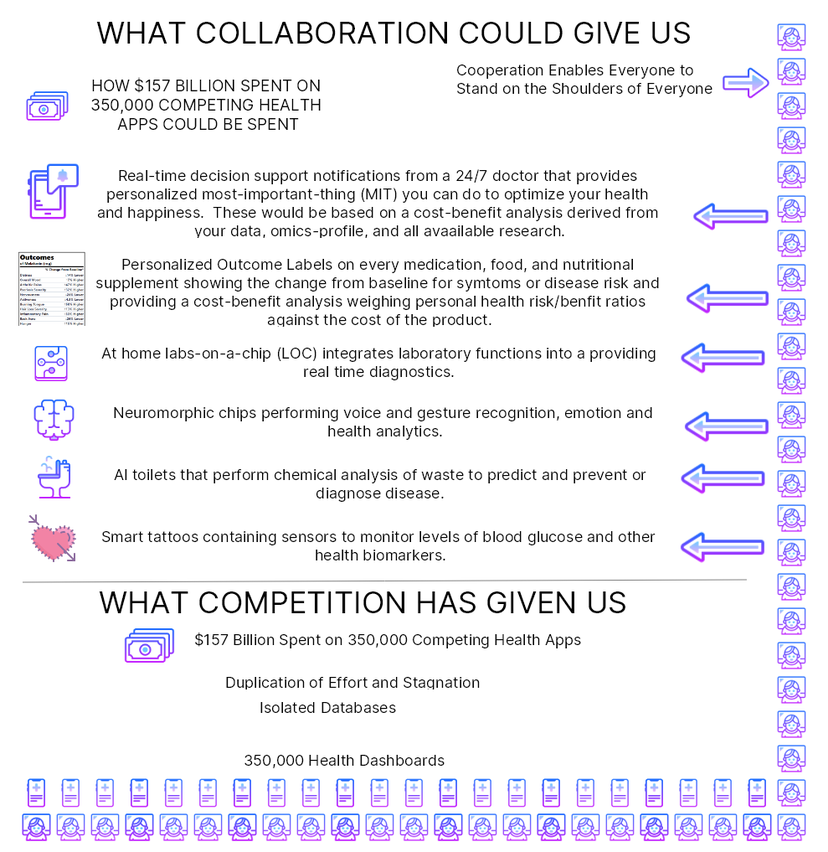
#> input picture assets/closed-source-competition-vs-open-source-collaboration.sketch.png, 828 x 852 px, shrunk from 989 x 1017 before the run
$ python round-corners.py ../assets/closed-source-competition-vs-open-source-collaboration.sketch.png
#> lines starting #> are read from the running program, lines starting #| are printed output that depends on the picture; after the words box and inside, x2 and y2 are one past the last pixel; in counts of white or black regions, pixels touching at a corner belong together
#!/usr/bin/env python3
"""
Round corners of an image and make them transparent.
"""

import sys
from pathlib import Path

from PIL import Image, ImageDraw


def round_corners(image_path, radius=None, output_path=None):
    """
    Round the corners of an image and make them transparent.

    Args:
        image_path: Path to input image
        radius: Corner radius in pixels (default: 10% of smaller dimension)
        output_path: Path to save output (default: overwrites input)
    """
    image_path = Path(image_path)

    if not image_path.exists():
        print(f"Error: Image not found: {image_path}")
        return False

    if output_path is None:
        output_path = image_path
    else:
        output_path = Path(output_path)

    # Load image
    img = Image.open(image_path)
#> img is the input picture: PIL image 828x852 RGBA; mean R, G, B, A 239, 237.6, 243.8, 255

    # Convert to RGBA if needed
    if img.mode != "RGBA":
        img = img.convert("RGBA")

    width, height = img.size
#> width = 828; height = 852

    # Calculate radius (10% of smaller dimension if not specified)
    if radius is None:
        radius = int(min(width, height) * 0.1)
#> radius = 82

    # Create mask with rounded corners
    mask = Image.new("L", (width, height), 0)
#> mask: PIL image 828x852 L; every value is 0
    draw = ImageDraw.Draw(mask)

    # Draw rounded rectangle
    draw.rounded_rectangle([(0, 0), (width, height)], radius=radius, fill=255)

    # Apply mask to image
    img.putalpha(mask)
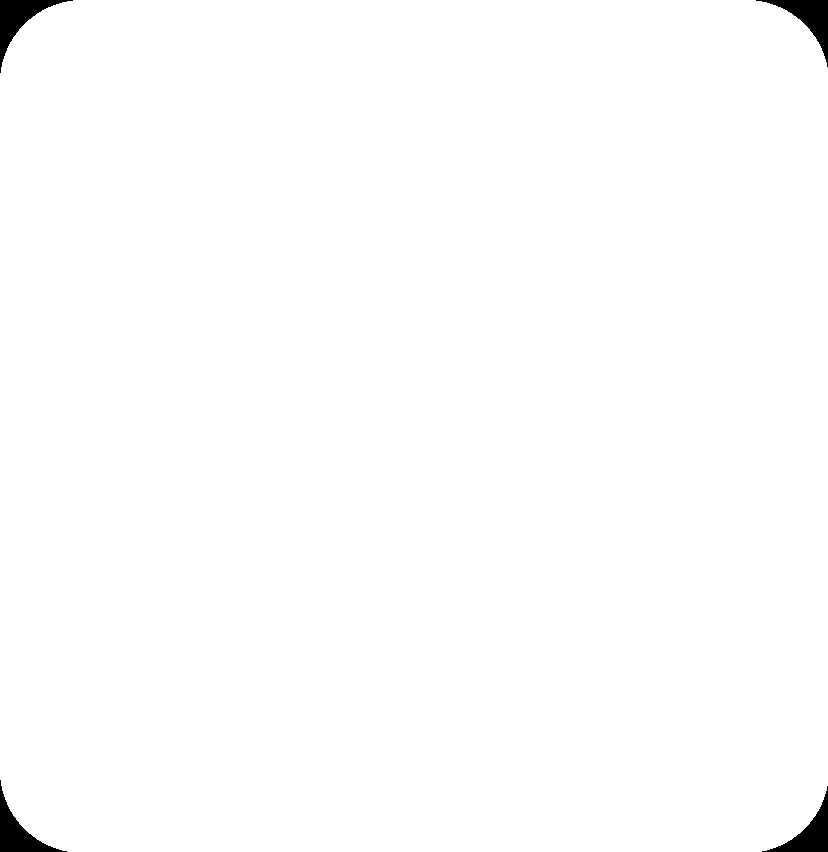
#> mask: PIL image 828x852 L; 99.2% white; 4 black regions, box (x1, y1, x2, y2) and area: (0, 0, 73, 73) 1464, (756, 0, 828, 67) 1391, (0, 780, 67, 852) 1391, (762, 786, 828, 852) 1319

    # Save result
    img.save(output_path, "PNG", optimize=True)
    print(f"Successfully rounded corners (radius: {radius}px) and saved to: {output_path}")
#| Successfully rounded corners (radius: 82px) and saved to: ../assets/closed-source-competition-vs-open-source-collaboration.sketch.png

    return True


if __name__ == "__main__":
    import argparse

    parser = argparse.ArgumentParser(description="Round corners of an image and make them transparent")
    parser.add_argument("image", type=str, help="Path to input image")
    parser.add_argument(
        "--radius", type=int, default=None, help="Corner radius in pixels (default: 10%% of smaller dimension)"
    )
    parser.add_argument("--output", type=str, default=None, help="Output path (default: overwrites input)")

    args = parser.parse_args()

    success = round_corners(args.image, args.radius, args.output)
    sys.exit(0 if success else 1)
#> (the program exits here)

$ run again, on assets/agi-progress-projection.png
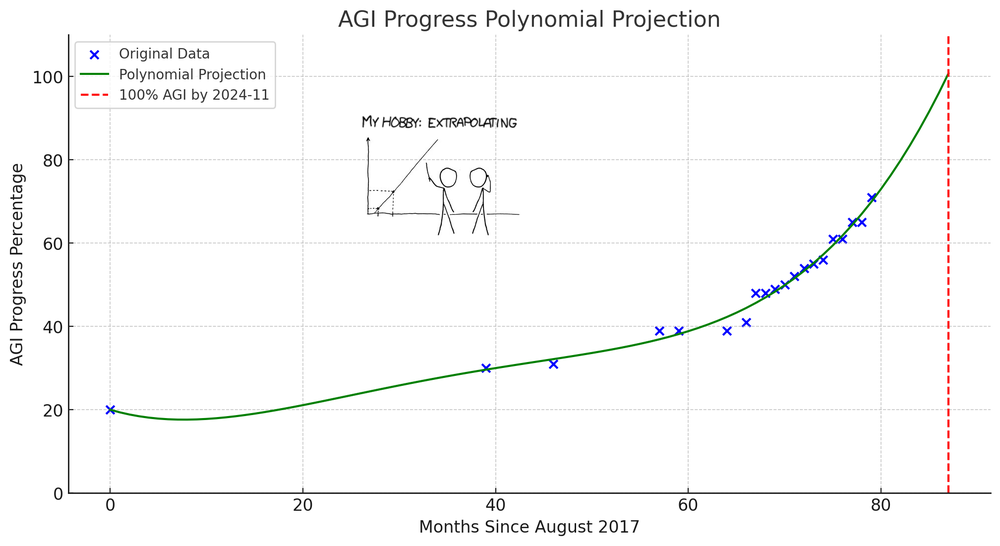
#> input picture assets/agi-progress-projection.png, 1000 x 546 px, shrunk from 2017 x 1101 before the run
#> in round_corners, img is the input picture: PIL image 1000x546 RGB; mean R, G, B 249.6, 249.7, 249.6
#> in round_corners, `img.putalpha(mask)`:
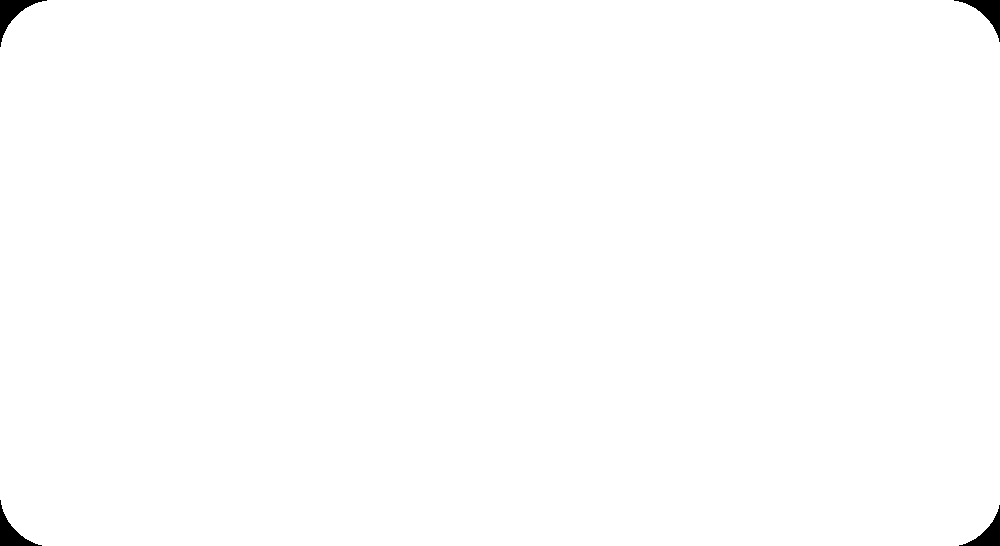
#> mask: PIL image 1000x546 L; 99.6% white; 4 black regions, box (x1, y1, x2, y2) and area: (0, 0, 47, 47) 642, (954, 0, 1000, 42) 595, (0, 500, 42, 546) 595, (959, 505, 1000, 546) 549
#| Successfully rounded corners (radius: 54px) and saved to: ../assets/agi-progress-projection.png

$ run again, on assets/causal-clues-1024x652.png
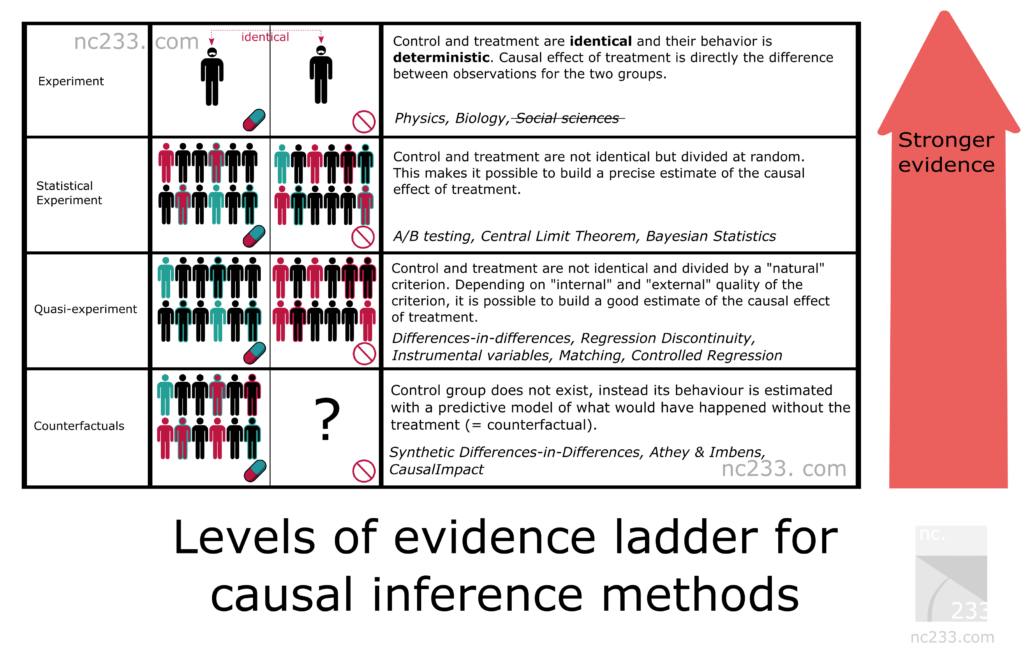
#> input picture assets/causal-clues-1024x652.png, 1024 x 652 px
#> in round_corners, img is the input picture: PIL image 1024x652 RGBA; mean R, G, B, A 223.7, 212.3, 212.6, 253.5
#> in round_corners, `img.putalpha(mask)`:
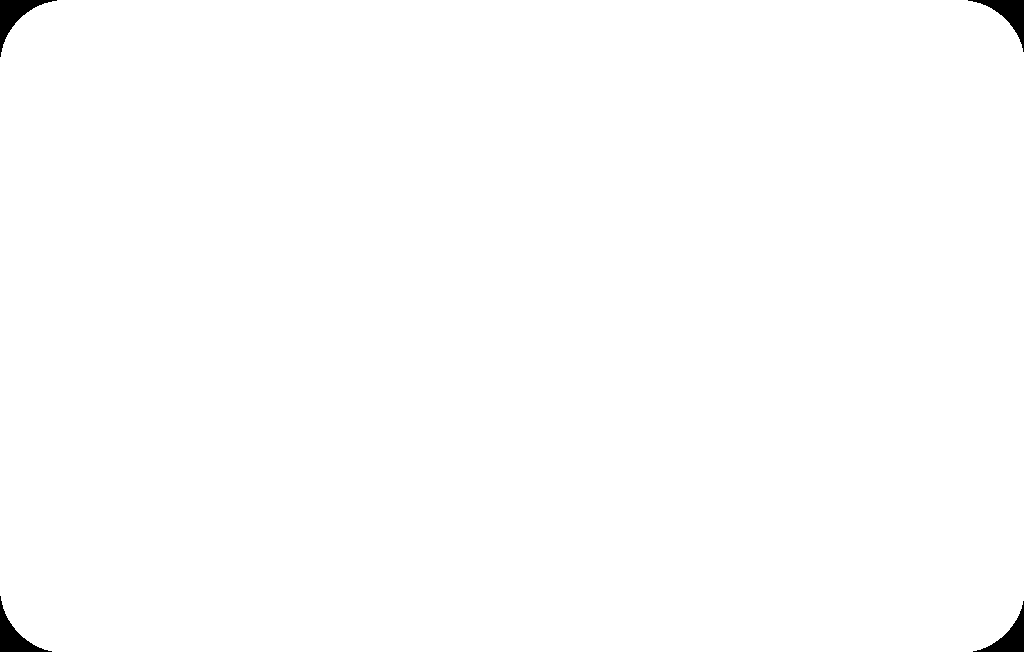
#> mask: PIL image 1024x652 L; 99.5% white; 4 black regions, box (x1, y1, x2, y2) and area: (0, 0, 57, 57) 923, (968, 0, 1024, 52) 866, (0, 596, 52, 652) 866, (973, 601, 1024, 652) 810
#| Successfully rounded corners (radius: 65px) and saved to: ../assets/causal-clues-1024x652.png
